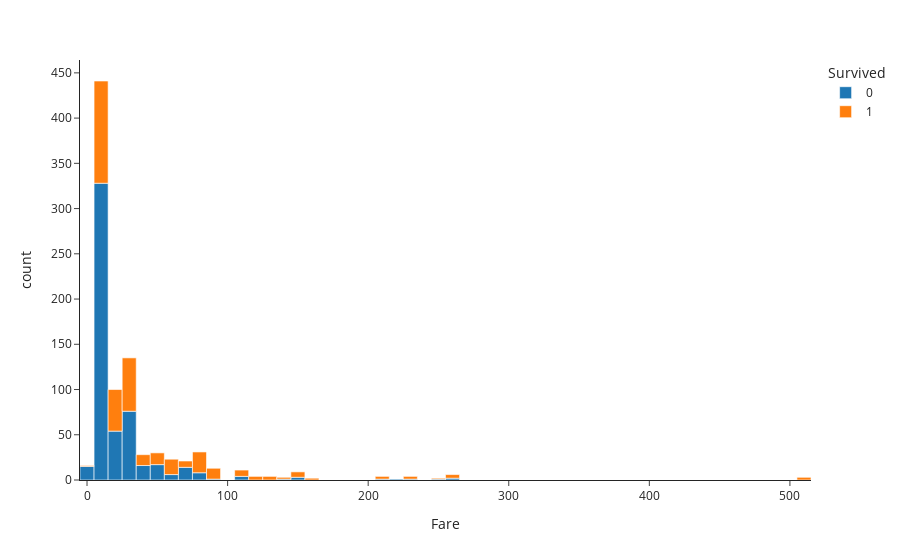

Notebook cell for this chart:
### Code cell
(
    px.histogram(data, x="Fare", color="Survived")
)

### Figure 1 — Plotly figure (JSON) as saved in the notebook; plotly's stock layout.template omitted (floating-point values rounded to 4 significant figures; data arrays with more than 128 entries replaced by an {"elided": "..."} marker saying what was removed)
{"data": [{"alignmentgroup": "True", "bingroup": "x", "hovertemplate": "Survived=0<br>Fare=%{x}<br>count=%{y}<extra></extra>", "legendgroup": "0", "marker": {"color": "#1F77B4", "pattern": {"shape": ""}}, "name": "0", "offsetgroup": "0", "orientation": "v", "showlegend": true, "type": "histogram", "x": {"elided": "549 float values"}, "xaxis": "x", "yaxis": "y"}, {"alignmentgroup": "True", "bingroup": "x", "hovertemplate": "Survived=1<br>Fare=%{x}<br>count=%{y}<extra></extra>", "legendgroup": "1", "marker": {"color": "#FF7F0E", "pattern": {"shape": ""}}, "name": "1", "offsetgroup": "1", "orientation": "v", "showlegend": true, "type": "histogram", "x": {"elided": "342 float values"}, "xaxis": "x", "yaxis": "y"}], "layout": {"autosize": true, "barmode": "relative", "legend": {"title": {"text": "Survived"}, "tracegroupgap": 0}, "margin": {"t": 60}, "xaxis": {"anchor": "y", "autorange": true, "domain": [0, 1], "range": [-5, 515], "title": {"text": "Fare"}, "type": "linear"}, "yaxis": {"anchor": "x", "autorange": true, "domain": [0, 1], "range": [0, 464.2], "title": {"text": "count"}}}}
